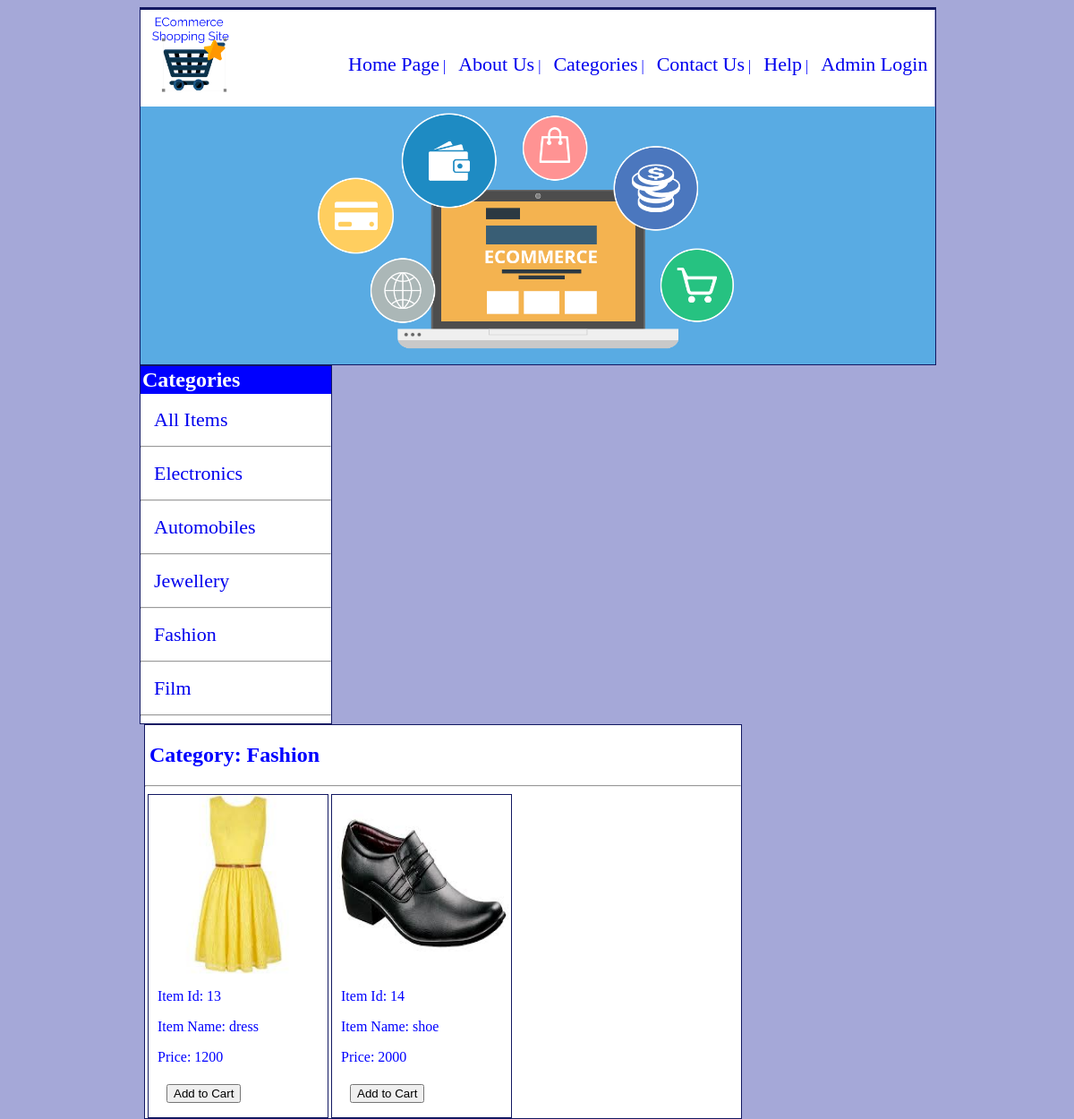
The page /mangesh/fashion.php on the database its author committed.
### tables this page shows
CREATE TABLE `items_table` (
  `items_id` int(11) NOT NULL,
  `category` varchar(1000) NOT NULL,
  `item_name` varchar(1000) NOT NULL,
  `item_cost` varchar(1000) NOT NULL,
  `image` varchar(2000) NOT NULL
);

### mangesh/fashion.php (the view, shortened to what this page needs)
<html>
<head>
    <link href="css/style.css" rel="stylesheet" type="text/css" />
</head>
<body>
<div class="main">
    <?php include('header.php');?>
    <?php include('banner.php');?>
    <?php include('sidemenu.php');?>
    <div class="side">
        <h2>Category: Fashion</h2><hr/>
        <?php
        		$conn = mysqli_connect("localhost","root","","mangesh_cp_db");
				$query = "SELECT * FROM `items_table` where category = 'Fashion'";
				$queryresult = mysqli_query($conn, $query);
				while($data = mysqli_fetch_array($queryresult))
					{
						$items_id = $data['items_id'];
						$item_name = $data['item_name'];
						$item_cost = $data['item_cost'];
						$image = $data['image'];
			?>
        <div class="items">
        	<img src="images/<?php echo $image;?>" alt="Image Not Available" />
            <p>Item Id: <?php echo $items_id;?></p>
            <p>Item Name: <?php echo $item_name;?></p>
            <p>Price: <?php echo $item_cost;?></p>
            <p><a href="buyitem.php?id=<?php echo $items_id;?> "><input type="submit" value="Add to Cart" /></a></p>
        </div>
        <?php
					}
		?>
   	</div>
</div>
</body>
</html>

### mangesh/css/style.css (style rules this page uses)
body { background-color:#a5a8d8; }
.main { margin:auto; width:75%; background-color:white; color:blue; }
.main p, h2, h3 { padding-left:5px; }
.side { width:75%; border:solid #121862 1px; margin-left:5px; float:left; background-color:white; }
.side a { text-decoration:none; font-size:22px; padding-left:10px; }
.items { width:200px; border:solid #121862 1px; margin-left:3px; float:left; }
.items img { width:200px; height:200px; }
.items p { padding-left:10px; }

### rows shown on the page
items_table: image (picture), items_id "13", item_name "dress", item_cost "1200"
items_table: image (picture), items_id "14", item_name "shoe", item_cost "2000"
